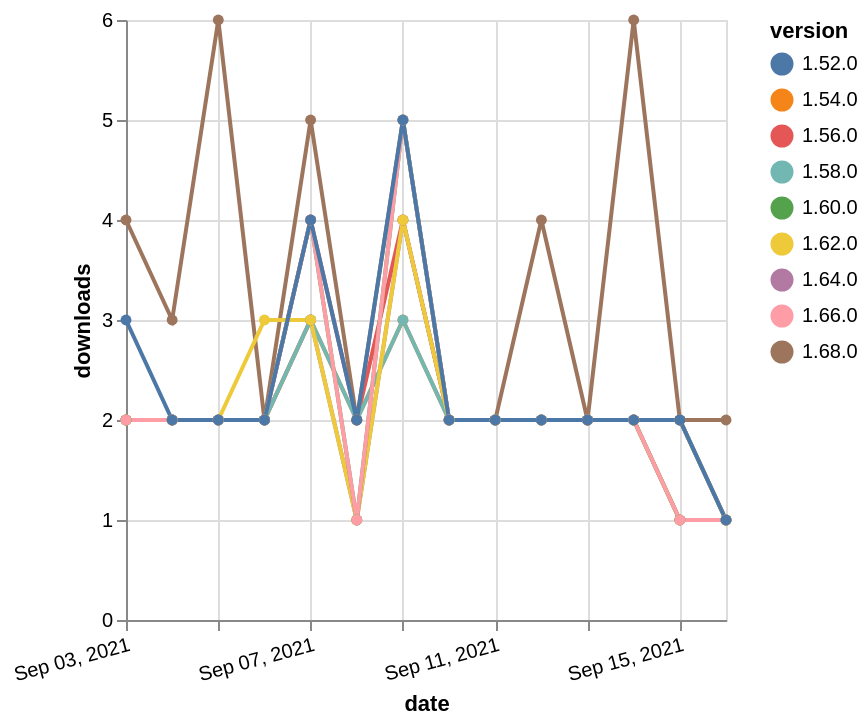

Specify this chart in Vega-Lite:
### Vega-Lite specification from a JSON file in a GitHub repository (floating-point values rounded to 4 significant figures)
{"$schema": "https://vega.github.io/schema/vega-lite/v5.json", "description": "A simple bar chart with embedded data.", "data": {"values": [{"date": "2021-09-03", "total": 2453, "delta": 2, "version": "1.56.0"}, {"date": "2021-09-04", "total": 2455, "delta": 2, "version": "1.56.0"}, {"date": "2021-09-05", "total": 2457, "delta": 2, "version": "1.56.0"}, {"date": "2021-09-06", "total": 2459, "delta": 2, "version": "1.56.0"}, {"date": "2021-09-07", "total": 2463, "delta": 4, "version": "1.56.0"}, {"date": "2021-09-08", "total": 2465, "delta": 2, "version": "1.56.0"}, {"date": "2021-09-09", "total": 2469, "delta": 4, "version": "1.56.0"}, {"date": "2021-09-10", "total": 2471, "delta": 2, "version": "1.56.0"}, {"date": "2021-09-11", "total": 2473, "delta": 2, "version": "1.56.0"}, {"date": "2021-09-12", "total": 2475, "delta": 2, "version": "1.56.0"}, {"date": "2021-09-13", "total": 2477, "delta": 2, "version": "1.56.0"}, {"date": "2021-09-14", "total": 2479, "delta": 2, "version": "1.56.0"}, {"date": "2021-09-15", "total": 2481, "delta": 2, "version": "1.56.0"}, {"date": "2021-09-16", "total": 2482, "delta": 1, "version": "1.56.0"}, {"date": "2021-09-03", "total": 1025, "delta": 2, "version": "1.64.0"}, {"date": "2021-09-04", "total": 1027, "delta": 2, "version": "1.64.0"}, {"date": "2021-09-05", "total": 1029, "delta": 2, "version": "1.64.0"}, {"date": "2021-09-06", "total": 1031, "delta": 2, "version": "1.64.0"}, {"date": "2021-09-07", "total": 1034, "delta": 3, "version": "1.64.0"}, {"date": "2021-09-08", "total": 1035, "delta": 1, "version": "1.64.0"}, {"date": "2021-09-09", "total": 1039, "delta": 4, "version": "1.64.0"}, {"date": "2021-09-10", "total": 1041, "delta": 2, "version": "1.64.0"}, {"date": "2021-09-11", "total": 1043, "delta": 2, "version": "1.64.0"}, {"date": "2021-09-12", "total": 1045, "delta": 2, "version": "1.64.0"}, {"date": "2021-09-13", "total": 1047, "delta": 2, "version": "1.64.0"}, {"date": "2021-09-14", "total": 1049, "delta": 2, "version": "1.64.0"}, {"date": "2021-09-15", "total": 1050, "delta": 1, "version": "1.64.0"}, {"date": "2021-09-16", "total": 1051, "delta": 1, "version": "1.64.0"}, {"date": "2021-09-03", "total": 2590, "delta": 2, "version": "1.54.0"}, {"date": "2021-09-04", "total": 2592, "delta": 2, "version": "1.54.0"}, {"date": "2021-09-05", "total": 2594, "delta": 2, "version": "1.54.0"}, {"date": "2021-09-06", "total": 2596, "delta": 2, "version": "1.54.0"}, {"date": "2021-09-07", "total": 2599, "delta": 3, "version": "1.54.0"}, {"date": "2021-09-08", "total": 2601, "delta": 2, "version": "1.54.0"}, {"date": "2021-09-09", "total": 2604, "delta": 3, "version": "1.54.0"}, {"date": "2021-09-10", "total": 2606, "delta": 2, "version": "1.54.0"}, {"date": "2021-09-11", "total": 2608, "delta": 2, "version": "1.54.0"}, {"date": "2021-09-12", "total": 2610, "delta": 2, "version": "1.54.0"}, {"date": "2021-09-13", "total": 2612, "delta": 2, "version": "1.54.0"}, {"date": "2021-09-14", "total": 2614, "delta": 2, "version": "1.54.0"}, {"date": "2021-09-15", "total": 2616, "delta": 2, "version": "1.54.0"}, {"date": "2021-09-16", "total": 2617, "delta": 1, "version": "1.54.0"}, {"date": "2021-09-03", "total": 2180, "delta": 2, "version": "1.58.0"}, {"date": "2021-09-04", "total": 2182, "delta": 2, "version": "1.58.0"}, {"date": "2021-09-05", "total": 2184, "delta": 2, "version": "1.58.0"}, {"date": "2021-09-06", "total": 2186, "delta": 2, "version": "1.58.0"}, {"date": "2021-09-07", "total": 2189, "delta": 3, "version": "1.58.0"}, {"date": "2021-09-08", "total": 2191, "delta": 2, "version": "1.58.0"}, {"date": "2021-09-09", "total": 2194, "delta": 3, "version": "1.58.0"}, {"date": "2021-09-10", "total": 2196, "delta": 2, "version": "1.58.0"}, {"date": "2021-09-11", "total": 2198, "delta": 2, "version": "1.58.0"}, {"date": "2021-09-12", "total": 2200, "delta": 2, "version": "1.58.0"}, {"date": "2021-09-13", "total": 2202, "delta": 2, "version": "1.58.0"}, {"date": "2021-09-14", "total": 2204, "delta": 2, "version": "1.58.0"}, {"date": "2021-09-15", "total": 2206, "delta": 2, "version": "1.58.0"}, {"date": "2021-09-16", "total": 2207, "delta": 1, "version": "1.58.0"}, {"date": "2021-09-03", "total": 250, "delta": 4, "version": "1.68.0"}, {"date": "2021-09-04", "total": 253, "delta": 3, "version": "1.68.0"}, {"date": "2021-09-05", "total": 259, "delta": 6, "version": "1.68.0"}, {"date": "2021-09-06", "total": 261, "delta": 2, "version": "1.68.0"}, {"date": "2021-09-07", "total": 266, "delta": 5, "version": "1.68.0"}, {"date": "2021-09-08", "total": 268, "delta": 2, "version": "1.68.0"}, {"date": "2021-09-09", "total": 273, "delta": 5, "version": "1.68.0"}, {"date": "2021-09-10", "total": 275, "delta": 2, "version": "1.68.0"}, {"date": "2021-09-11", "total": 277, "delta": 2, "version": "1.68.0"}, {"date": "2021-09-12", "total": 281, "delta": 4, "version": "1.68.0"}, {"date": "2021-09-13", "total": 283, "delta": 2, "version": "1.68.0"}, {"date": "2021-09-14", "total": 289, "delta": 6, "version": "1.68.0"}, {"date": "2021-09-15", "total": 291, "delta": 2, "version": "1.68.0"}, {"date": "2021-09-16", "total": 293, "delta": 2, "version": "1.68.0"}, {"date": "2021-09-03", "total": 1690, "delta": 2, "version": "1.62.0"}, {"date": "2021-09-04", "total": 1692, "delta": 2, "version": "1.62.0"}, {"date": "2021-09-05", "total": 1694, "delta": 2, "version": "1.62.0"}, {"date": "2021-09-06", "total": 1697, "delta": 3, "version": "1.62.0"}, {"date": "2021-09-07", "total": 1700, "delta": 3, "version": "1.62.0"}, {"date": "2021-09-08", "total": 1701, "delta": 1, "version": "1.62.0"}, {"date": "2021-09-09", "total": 1705, "delta": 4, "version": "1.62.0"}, {"date": "2021-09-10", "total": 1707, "delta": 2, "version": "1.62.0"}, {"date": "2021-09-11", "total": 1709, "delta": 2, "version": "1.62.0"}, {"date": "2021-09-12", "total": 1711, "delta": 2, "version": "1.62.0"}, {"date": "2021-09-13", "total": 1713, "delta": 2, "version": "1.62.0"}, {"date": "2021-09-14", "total": 1715, "delta": 2, "version": "1.62.0"}, {"date": "2021-09-15", "total": 1716, "delta": 1, "version": "1.62.0"}, {"date": "2021-09-16", "total": 1717, "delta": 1, "version": "1.62.0"}, {"date": "2021-09-03", "total": 1990, "delta": 2, "version": "1.60.0"}, {"date": "2021-09-04", "total": 1992, "delta": 2, "version": "1.60.0"}, {"date": "2021-09-05", "total": 1994, "delta": 2, "version": "1.60.0"}, {"date": "2021-09-06", "total": 1996, "delta": 2, "version": "1.60.0"}, {"date": "2021-09-07", "total": 2000, "delta": 4, "version": "1.60.0"}, {"date": "2021-09-08", "total": 2001, "delta": 1, "version": "1.60.0"}, {"date": "2021-09-09", "total": 2006, "delta": 5, "version": "1.60.0"}, {"date": "2021-09-10", "total": 2008, "delta": 2, "version": "1.60.0"}, {"date": "2021-09-11", "total": 2010, "delta": 2, "version": "1.60.0"}, {"date": "2021-09-12", "total": 2012, "delta": 2, "version": "1.60.0"}, {"date": "2021-09-13", "total": 2014, "delta": 2, "version": "1.60.0"}, {"date": "2021-09-14", "total": 2016, "delta": 2, "version": "1.60.0"}, {"date": "2021-09-15", "total": 2017, "delta": 1, "version": "1.60.0"}, {"date": "2021-09-16", "total": 2018, "delta": 1, "version": "1.60.0"}, {"date": "2021-09-03", "total": 919, "delta": 2, "version": "1.66.0"}, {"date": "2021-09-04", "total": 921, "delta": 2, "version": "1.66.0"}, {"date": "2021-09-05", "total": 923, "delta": 2, "version": "1.66.0"}, {"date": "2021-09-06", "total": 925, "delta": 2, "version": "1.66.0"}, {"date": "2021-09-07", "total": 929, "delta": 4, "version": "1.66.0"}, {"date": "2021-09-08", "total": 930, "delta": 1, "version": "1.66.0"}, {"date": "2021-09-09", "total": 935, "delta": 5, "version": "1.66.0"}, {"date": "2021-09-10", "total": 937, "delta": 2, "version": "1.66.0"}, {"date": "2021-09-11", "total": 939, "delta": 2, "version": "1.66.0"}, {"date": "2021-09-12", "total": 941, "delta": 2, "version": "1.66.0"}, {"date": "2021-09-13", "total": 943, "delta": 2, "version": "1.66.0"}, {"date": "2021-09-14", "total": 945, "delta": 2, "version": "1.66.0"}, {"date": "2021-09-15", "total": 946, "delta": 1, "version": "1.66.0"}, {"date": "2021-09-16", "total": 947, "delta": 1, "version": "1.66.0"}, {"date": "2021-09-03", "total": 3023, "delta": 3, "version": "1.52.0"}, {"date": "2021-09-04", "total": 3025, "delta": 2, "version": "1.52.0"}, {"date": "2021-09-05", "total": 3027, "delta": 2, "version": "1.52.0"}, {"date": "2021-09-06", "total": 3029, "delta": 2, "version": "1.52.0"}, {"date": "2021-09-07", "total": 3033, "delta": 4, "version": "1.52.0"}, {"date": "2021-09-08", "total": 3035, "delta": 2, "version": "1.52.0"}, {"date": "2021-09-09", "total": 3040, "delta": 5, "version": "1.52.0"}, {"date": "2021-09-10", "total": 3042, "delta": 2, "version": "1.52.0"}, {"date": "2021-09-11", "total": 3044, "delta": 2, "version": "1.52.0"}, {"date": "2021-09-12", "total": 3046, "delta": 2, "version": "1.52.0"}, {"date": "2021-09-13", "total": 3048, "delta": 2, "version": "1.52.0"}, {"date": "2021-09-14", "total": 3050, "delta": 2, "version": "1.52.0"}, {"date": "2021-09-15", "total": 3052, "delta": 2, "version": "1.52.0"}, {"date": "2021-09-16", "total": 3053, "delta": 1, "version": "1.52.0"}]}, "width": "container", "mark": {"type": "line", "point": {"filled": true}}, "encoding": {"x": {"field": "date", "type": "temporal", "timeUnit": "yearmonthdate", "title": "date", "axis": {"labelAngle": -15}}, "y": {"field": "delta", "type": "quantitative", "title": "downloads"}, "color": {"field": "version", "type": "nominal"}, "tooltip": {"field": "delta"}}}
